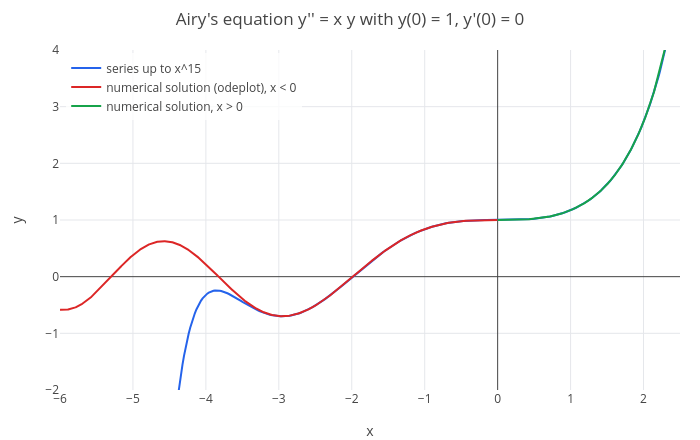

Source (notebook cell):
### Markdown cell above
Neither series is a function you have met; together they define the **Airy functions**. For $x < 0$ the equation
looks like $y'' = -|x|\,y$, an oscillator whose frequency grows with $|x|$, so the solutions wiggle faster and faster;
for $x > 0$ they grow or decay like exponentials. Take $a_0 = 1$, $a_1 = 0$:

### Code cell
y0 = subs(subs(ai, a0, 1), a1, 0);
num1 = odeplot([v, x*u], [u v], x, [1 0], 0, -6, [x u]);
num2 = odeplot([v, x*u], [u v], x, [1 0], 0, 2.5, [x u]);
p = show(plot(y0, x, -6, 2.5), num1, num2);
p = window(p, -6, 2.5, -2, 4);
p = legend(p, "series up to x^15", "numerical solution (odeplot), x < 0", "numerical solution, x > 0");
labels(title(p, "Airy's equation y'' = x y with y(0) = 1, y'(0) = 0"), "x", "y")

### Figure 1 — Plotly figure (JSON) as saved in the notebook; plotly's stock layout.template omitted (floating-point values rounded to 4 significant figures; data arrays with more than 128 entries replaced by an {"elided": "..."} marker saying what was removed)
{"data": [{"line": {"color": "#2563eb", "width": 2}, "mode": "lines", "name": "series up to x^15", "type": "scatter", "x": {"elided": "402 float values"}, "y": {"elided": "402 float values"}}, {"line": {"color": "#dc2626", "width": 2}, "mode": "lines", "name": "numerical solution (odeplot), x < 0", "type": "scatter", "x": {"elided": "2762 float values"}, "y": {"elided": "2762 float values"}}, {"line": {"color": "#16a34a", "width": 2}, "mode": "lines", "name": "numerical solution, x > 0", "type": "scatter", "x": {"elided": "2754 float values"}, "y": {"elided": "2754 float values"}}], "layout": {"height": 440, "legend": {"bgcolor": "rgba(255,255,255,0.8)", "x": 0.01, "xanchor": "left", "y": 0.99, "yanchor": "top"}, "margin": {"b": 50, "l": 60, "r": 20, "t": 50}, "showlegend": true, "title": {"text": "Airy's equation y'' = x y with y(0) = 1, y'(0) = 0"}, "width": 700, "xaxis": {"title": {"text": "x"}, "zeroline": true}, "yaxis": {"range": [-2, 4], "title": {"text": "y"}, "zeroline": true}}}
